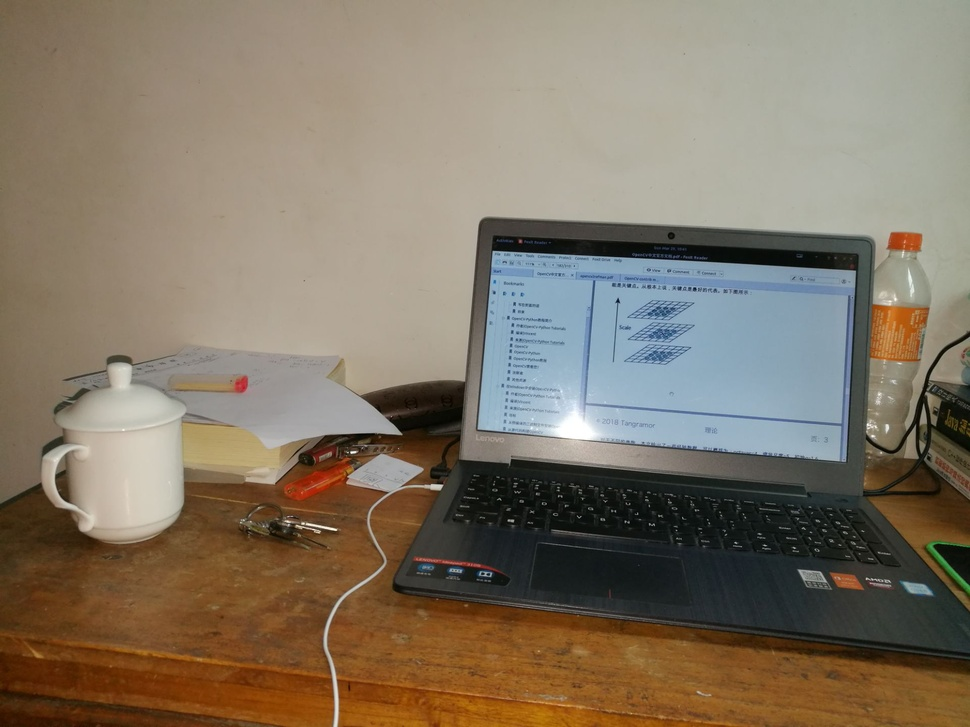
#> input picture pic/pic1.jpg, 970 x 727 px, shrunk from 1920 x 1440 before the run
$ python corner.py
#> lines starting #> are read from the running program, lines starting #| are printed output that depends on the picture; after the words box and inside, x2 and y2 are one past the last pixel; in counts of white or black regions, pixels touching at a corner belong together
import numpy as np
import cv2 as cv
import matplotlib.pyplot as plt

img = cv.imread('pic/pic1.jpg', cv.IMREAD_COLOR)
#> img is the input picture: shape (727, 970, 3); mean B, G, R 101.5, 118.5, 130.5
gray = cv.cvtColor(img, cv.COLOR_BGR2GRAY)
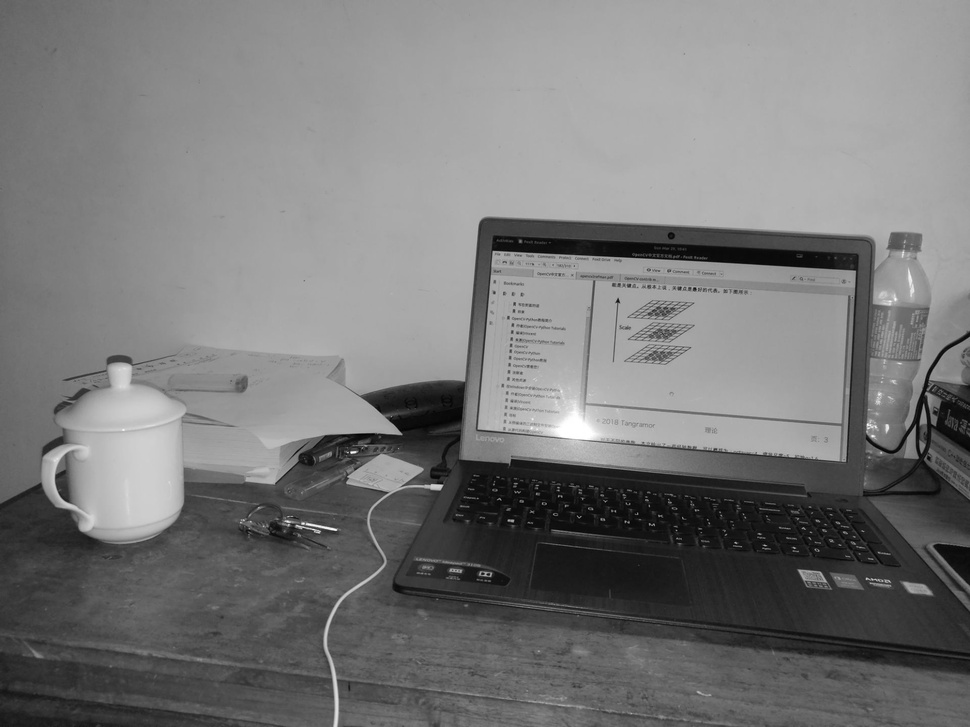
#> gray: shape (727, 970); min 1, max 255, mean 120.2
corners = cv.goodFeaturesToTrack(gray, 25, 0.01, 10)
#> corners = 25 rows, first 8: [350, 452], [513, 520], [442, 485], [866, 578], [301, 523], [625, 521], [694, 288], [336, 529]
corners = np.int0(corners)
for i in corners:
    x, y = i.ravel()
    cv.circle(img, (x, y), 10, (0, 0, 255), -1)
#> this loop made 25 passes
#> (x, y) on passes 1 to 12: (350, 452), (513, 520), (442, 485), (866, 578), (301, 523), (625, 521), (694, 288), (336, 529), (482, 573), (680, 287), (649, 524), (618, 302)
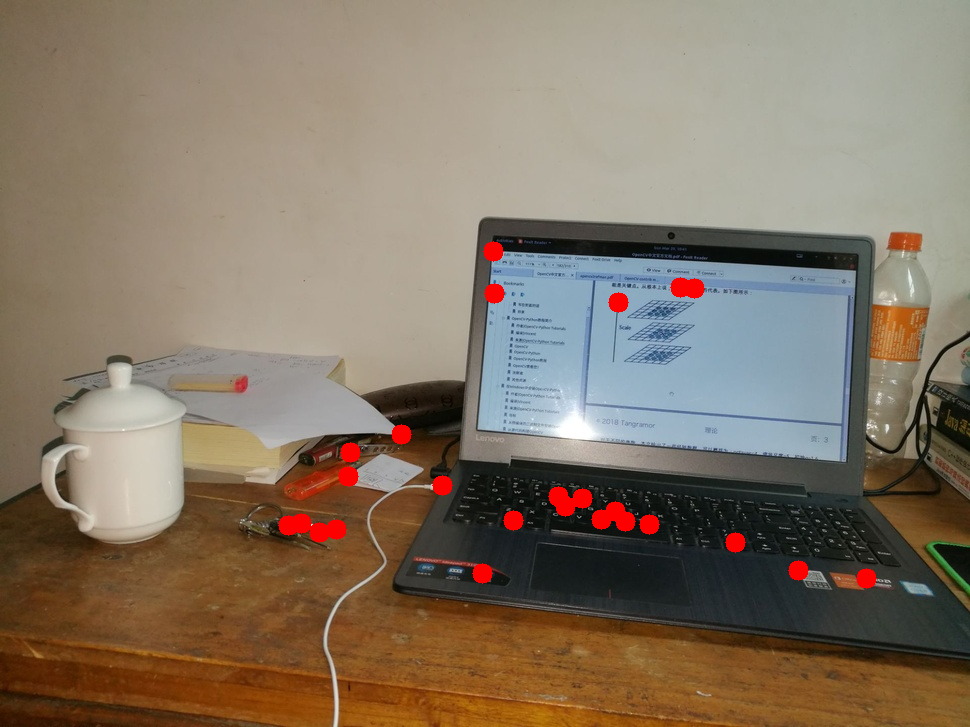
#> img: shape (727, 970, 3); 1.08% of pixels changed, all inside (x1, y1, x2, y2) = (278, 241, 877, 589)
img = img[:, :, [2, 1, 0]]
plt.imshow(img)
plt.show()
# [4 lines of commented-out code are left out]
